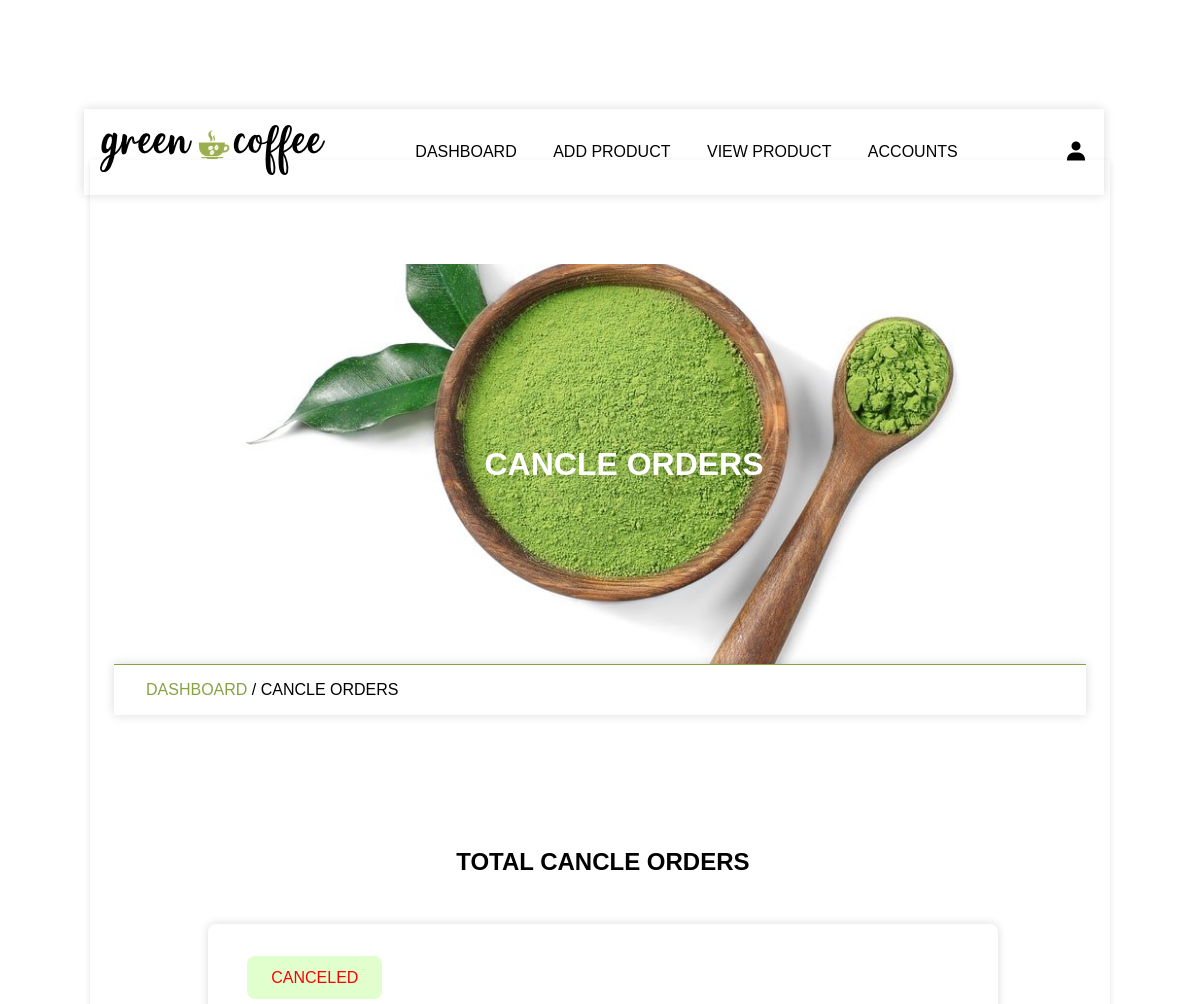
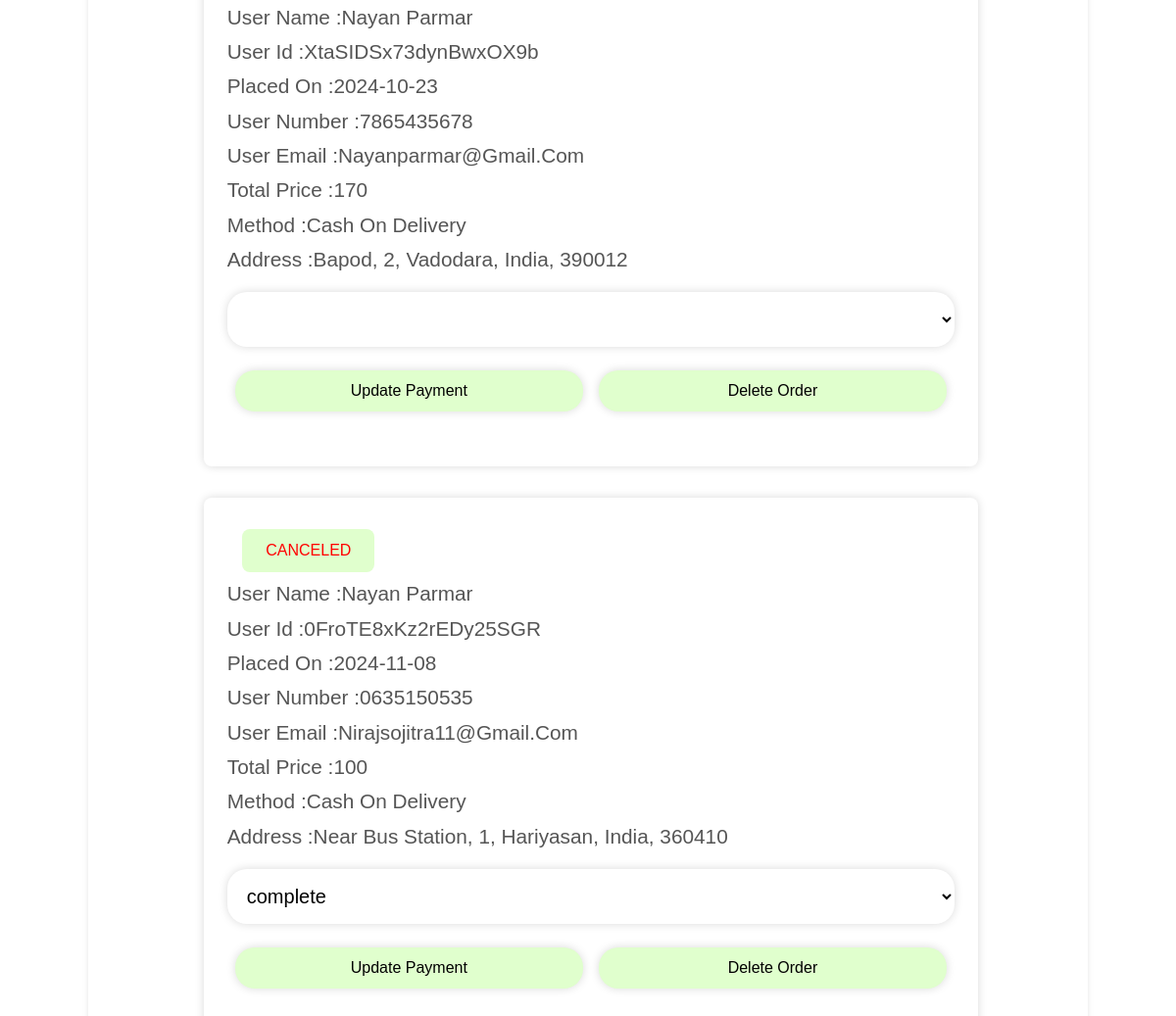
Page /admin/cancle_order.php (signed in) on the committed database (2 pictures, top to bottom).
### tables this page shows
CREATE TABLE `orders` (
  `order_id` varchar(20) NOT NULL,
  `user_id` varchar(20) NOT NULL,
  `name` varchar(100) NOT NULL,
  `number` varchar(20) NOT NULL,
  `email` varchar(100) NOT NULL,
  `address` varchar(255) NOT NULL,
  `address_type` varchar(10) NOT NULL,
  `method` varchar(50) NOT NULL,
  `product_id` varchar(20) NOT NULL,
  `price` int(10) NOT NULL,
  `qty` int(10) NOT NULL,
  `date` date NOT NULL,
  `status` varchar(50) NOT NULL,
  `payment_status` varchar(100) NOT NULL
);

### admin/cancle_order.php (the view, shortened to what this page needs)
<?php
    include '../components/connect.php';
 ?>
<!DOCTYPE html>
<html>
<head>
    <link href='https://unpkg.com/boxicons@2.1.2/css/boxicons.min.css' rel='stylesheet'>
    <link rel="stylesheet" type="text/css" href="admin_style.css?v=<?php echo time(); ?>">
</head>
<body>
    <?php include '../components/admin_header.php';  ?>
<div class = "main">
    <div class="banner">
        <h1>cancle orders</h1>
     </div>
<div class="title2">
    <a href="dashboard.php">dashboard</a><span>  /  cancle orders</span>
</div>
    <section class ="order-container">
        <h1 class="heading">total cancle orders </h1>
        <div class="box-container">
            <?php
            $select_orders = $conn->prepare("SELECT * FROM `orders` Where status = 'canceled' ");
            $select_orders->execute();
            if($select_orders->rowcount() > 0){
                while($fetch_orders = $select_orders->fetch(PDO::FETCH_ASSOC)){
            ?>
            <div class="box">
                <div class="status" style="color: <?php if($fetch_orders['status']=='in progress'){echo"green";}else{echo"red";}?>"><?=$fetch_orders['status']; ?></div>
                <div class="detail">
                    <p>user name :<span><?=$fetch_orders['name']; ?></span></p>
                    <p>user id :<span><?=$fetch_orders['order_id']; ?></span></p>
                    <p>placed on :<span><?=$fetch_orders['date']; ?></span></p>
                    <p>user number :<span><?=$fetch_orders['number']; ?></span></p>
                    <p>user email :<span><?=$fetch_orders['email']; ?></span></p>
                    <p>total price :<span><?=$fetch_orders['price']; ?></span></p>
                    <p>method :<span><?=$fetch_orders['method']; ?></span></p>
                    <p>address :<span><?=$fetch_orders['address']; ?></span></p>
                </div>
                <form action="" method="post">
                    <select name="update_payment">
                        <option value="" selected disabled><?php echo $fetch_orders['payment_status']; ?></option>
                        <option value="pending">pending</option>
                </select>
                <div class="flex-btn">
                    <button type="submit" name="update_order" class="btn">update Payment</button>
                    <button type="submit" name="delete_order" class="btn">delete order</button>
                </div>
                </form>
                </div>
            <?php
            }
        }else{
        echo '
        <div class="empty">
             <p>no order takes placed yet</p>
        </div>
        ';
        }
        ?>
</div>
 </section>
</div>
</body>
</html>

### admin/admin_style.css (style rules this page uses)
* { margin: 0; padding: 0; box-sizing: border-box; }
:root { --green: #87a243; --light-green: #e0ffcd; --box-shadow:0 0 10px rgb(0 0 0 / 15%); }
html { font-size:16px; font-family: sans-serif; --ms-overflow-style:scrollbar; --ms-text-size-adjust:100%; --webkit-text-size-adjust:100%; }
body { background-image: url('./img/body-bg.jpg'); width: 100% }
.main { width: 85vw; background: #fff; box-shadow: 0 2px 6px 0 rgb(0 0 0 / 10%); margin: 1rem auto; margin-top: 10rem; padding: 2%; }
a { text-decoration: none; }
.btn { line-height: 2; background-color: var(--light-green); padding: 5px 35px; display: inline-block; border-radius: 20px; color: #000; text-transform: capitalize; font-family: inherit; font-size:16px; cursor: pointer; user-select: none; position: relative; overflow: hidden; vertical-align: middle; transition: color.3s ease; z-index: 2; }
.btn::before { position: absolute; content: ''; left: 0; top: 0; background: var(--green); color: #fff; height: 100%; width: 0; z-index: -1; transition: width .3s ease; }
input, textarea, button, select { background: transparent; border-radius: 20px; padding: 1rem; border: none; outline: none; width: 100%; margin: 1rem 0; box-shadow: var(--box-shadow); font-size: 20px; }
.box-container { display: grid; grid-template-columns: repeat(auto-fit, minmax(30rem,1fr)); align-items: center; justify-content: center; }
.box-container .box { margin: 1rem; }
.heading { text-align: center; text-transform: uppercase; padding: 1rem; margin-bottom: 1rem; }
section, .post-editor { width: 75vw; min-height: 100vh; border-radius: 10px; padding: 4%; margin: 8% 4%; margin-bottom: 2%; }
.flex-btn { display: flex; justify-content: space-evenly; }
.flex-btn .btn { margin: .5rem; }
.banner { background-image: url(./img/banner.jpg); background-size: cover; background-position: center; background-color: var(--green); width: 100%; height: 50vh; text-align: center; display: flex; justify-content: center; align-items: center; margin-top: 5rem; }
.banner h1 { text-transform: uppercase; color: #fff; margin-left: 3rem; }
.title2 { border-top: 1px solid var(--green); padding: 1rem 2rem ; text-transform: uppercase; box-shadow: var(--box-shadow); }
.title2 a { color: var(--green); }
.order-container .box-container .box { font-size: 1.3rem; box-shadow: var(--box-shadow); border-radius: .5rem; padding:2rem 1.5rem; padding-bottom: 3rem; line-height: 1.7; color: #555; position: relative; }
.order-container .status { position: absolute; left: 5%; text-transform: uppercase; font-size: 1rem; margin-bottom: 1rem; padding: .5rem 1.5rem; display: inline-block; background: var(--light-green); border-radius: .5rem; }
.order-container .detail { margin-top: 3rem; text-transform: capitalize; }

### rows in the picture
orders: status "CANCELED", name "Nayan Parmar", order_id "XtaSIDSx73dynBwxOX9b", date "2024-10-23", number "7865435678", email "Nayanparmar@gmail.com", price "170", method "Cash On Delivery", address "Bapod, 2, Vadodara, India, 390012"
orders: status "CANCELED", name "Nayan Parmar", order_id "0FroTE8xKz2rEDy25SGR", date "2024-11-08", number "0635150535", email "Nirajsojitra11@gmail.com", price "100", method "Cash On Delivery", address "Near Bus Station, 1, Hariyasan, India, 360410", update_payment "complete"
